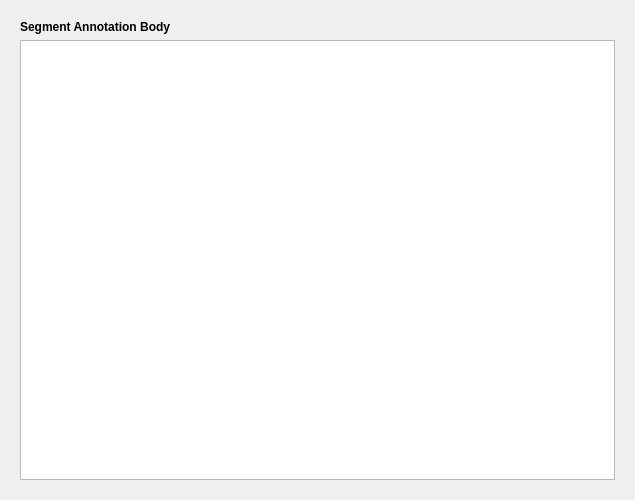
<?xml version="1.0" encoding="UTF-8"?>
<ui version="4.0">
 <class>Form</class>
 <widget class="QWidget" name="Form">
  <property name="geometry">
   <rect>
    <x>0</x>
    <y>0</y>
    <width>635</width>
    <height>500</height>
   </rect>
  </property>
  <property name="windowTitle">
   <string>Form</string>
  </property>
  <layout class="QVBoxLayout" name="verticalLayout">
   <item>
    <widget class="QWidget" name="widget" native="true">
     <layout class="QVBoxLayout" name="verticalLayout_2">
      <item>
       <widget class="QLabel" name="label">
        <property name="text">
         <string>&lt;html&gt;&lt;head/&gt;&lt;body&gt;&lt;p&gt;&lt;span style=&quot; font-weight:600;&quot;&gt;Segment Annotation Body&lt;/span&gt;&lt;/p&gt;&lt;/body&gt;&lt;/html&gt;</string>
        </property>
       </widget>
      </item>
      <item>
       <widget class="QTextEdit" name="textEdit_AnnotationBody"/>
      </item>
     </layout>
    </widget>
   </item>
  </layout>
 </widget>
 <resources/>
 <connections/>
</ui>
